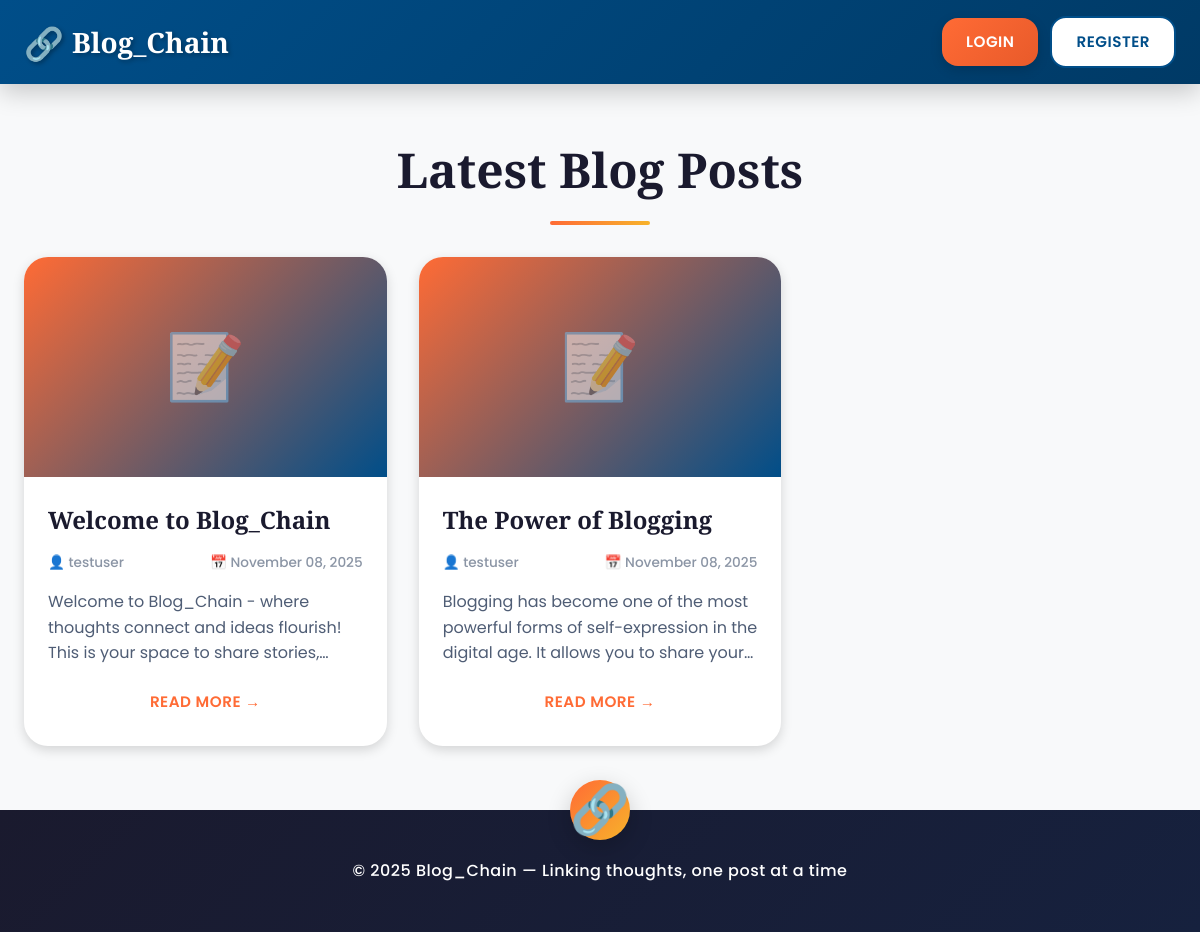
The page / on the database its author committed.
### tables this page shows
CREATE TABLE IF NOT EXISTS blogPost (
    id INT AUTO_INCREMENT PRIMARY KEY,
    user_id INT NOT NULL,
    title VARCHAR(255) NOT NULL,
    content TEXT NOT NULL,
    image VARCHAR(255) DEFAULT NULL,
    created_at TIMESTAMP DEFAULT CURRENT_TIMESTAMP,
    updated_at TIMESTAMP DEFAULT CURRENT_TIMESTAMP ON UPDATE CURRENT_TIMESTAMP,
    FOREIGN KEY (user_id) REFERENCES user(id) ON DELETE CASCADE
);

CREATE TABLE IF NOT EXISTS user (
    id INT AUTO_INCREMENT PRIMARY KEY,
    username VARCHAR(50) NOT NULL UNIQUE,
    email VARCHAR(100) NOT NULL UNIQUE,
    password VARCHAR(255) NOT NULL,
    role VARCHAR(20) DEFAULT 'user',
    created_at TIMESTAMP DEFAULT CURRENT_TIMESTAMP
);

### config.php (called while the page is built, shortened)
<?php
function isLoggedIn() {
    return isset($_SESSION['user_id']) && !empty($_SESSION['user_id']);
}
function formatDate($date) {
    return date('F d, Y', strtotime($date));
}
?>

### index.php (the view, shortened to what this page needs)
<?php
require_once 'config.php';
$query = "SELECT b.*, u.username FROM blogPost b
          JOIN user u ON b.user_id = u.id
          ORDER BY b.created_at DESC";
$result = $conn->query($query);
?>
<!DOCTYPE html>
<html lang="en">
<head>
    <link rel="stylesheet" href="css/style.css">
</head>
<body>
    <nav class="navbar">
        <div class="container">
            <div class="nav-brand">
                <a href="index.php"><?php echo SITE_NAME; ?></a>
            </div>
            <div class="nav-menu">
                <?php if (isLoggedIn()): ?>
                    <span>Welcome, <strong><?php echo htmlspecialchars($_SESSION['username']); ?></strong></span>
                    <a href="create.php" class="btn btn-primary">✍️ Create Blog</a>
                    <a href="logout.php" class="btn btn-secondary">Logout</a>
                <?php else: ?>
                    <a href="login.php" class="btn btn-primary">Login</a>
                    <a href="register.php" class="btn btn-secondary">Register</a>
                <?php endif; ?>
            </div>
        </div>
    </nav>
    <div class="container">
        <h1 class="page-title">Latest Blog Posts</h1>
        <?php if ($result && $result->num_rows > 0): ?>
            <div class="blog-grid">
                <?php while ($blog = $result->fetch_assoc()): ?>
                    <div class="blog-card">
                        <div class="blog-image">
                            <?php if (!empty($blog['image']) && file_exists(UPLOAD_DIR . $blog['image'])): ?>
                                <img src="<?php echo getImageUrl($blog['image']); ?>"
                                     alt="<?php echo htmlspecialchars($blog['title']); ?>">
                            <?php else: ?>
                                <div class="placeholder">📝</div>
                            <?php endif; ?>
                        </div>
                        <div class="blog-content">
                            <h2 class="blog-title">
                                <a href="view.php?id=<?php echo $blog['id']; ?>">
                                    <?php echo htmlspecialchars($blog['title']); ?>
                                </a>
                            </h2>
                            <div class="blog-meta">
                                <span>👤 <?php echo htmlspecialchars($blog['username']); ?></span>
                                <span>📅 <?php echo formatDate($blog['created_at']); ?></span>
                            </div>
                            <div class="blog-excerpt">
                                <?php
                                $clean_content = str_replace(['\r\n', '\n\r', '\n', '\r', '\\r\\n', '\\n'], ' ', $blog['content']);
                                $clean_content = strip_tags($clean_content);
                                echo htmlspecialchars($clean_content);
                                ?>
                            </div>
                            <a href="view.php?id=<?php echo $blog['id']; ?>" class="btn btn-link">
                                Read More →
                            </a>
                        </div>
                    </div>
                <?php endwhile; ?>
            </div>
        <?php endif; ?>
    </div>
    <footer>
        <p>&copy; 2025 <?php echo SITE_NAME; ?> &mdash; <?php echo SITE_TAGLINE; ?></p>
    </footer>
</body>
</html>

### rows shown on the page
blogpost: title "Welcome to Blog_Chain", user.username "testuser", created_at "November 08, 2025", content "Welcome to Blog_Chain - where thoughts connect and ideas flourish! This is your space to share…"
blogpost: title "The Power of Blogging", user.username "testuser", created_at "November 08, 2025", content "Blogging has become one of the most powerful forms of self-expression in the digital age. It allows you to share…"

### other values the page prints
SITE_NAME "Blog_Chain"
SITE_TAGLINE "Linking thoughts, one post at a time"
